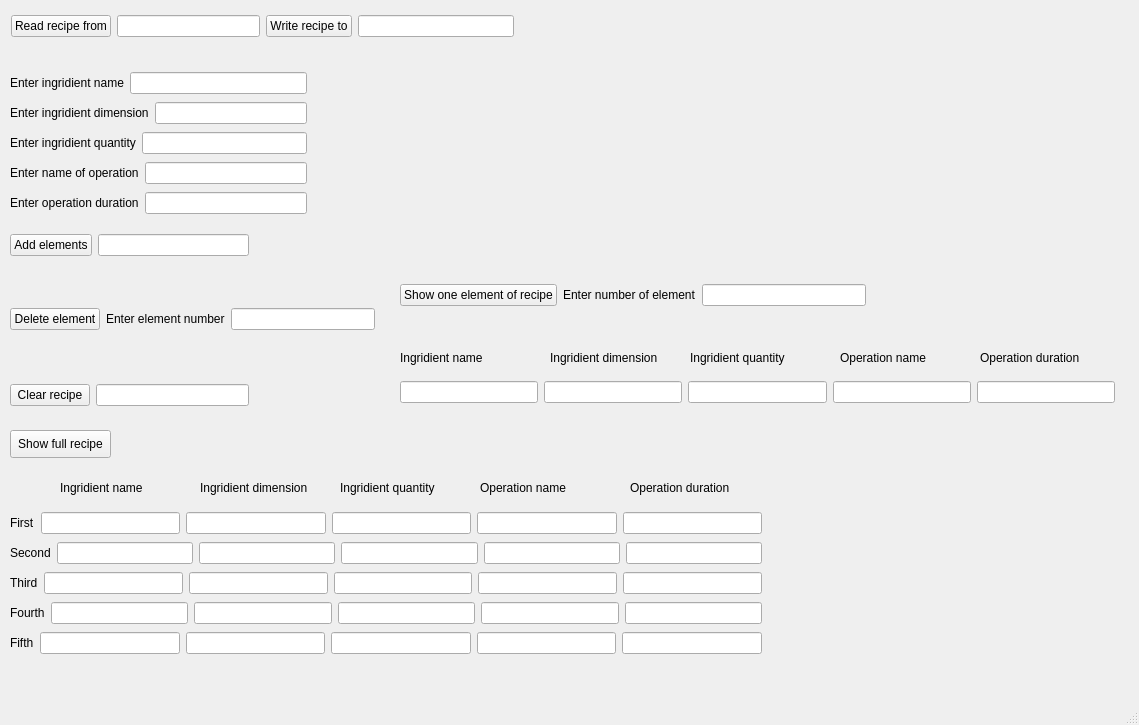
<?xml version="1.0" encoding="UTF-8"?>
<ui version="4.0">
 <class>MainWindow</class>
 <widget class="QMainWindow" name="MainWindow">
  <property name="geometry">
   <rect>
    <x>0</x>
    <y>0</y>
    <width>1139</width>
    <height>725</height>
   </rect>
  </property>
  <property name="windowTitle">
   <string>MainWindow</string>
  </property>
  <widget class="QWidget" name="centralwidget">
   <widget class="QLabel" name="label_26">
    <property name="geometry">
     <rect>
      <x>400</x>
      <y>350</y>
      <width>90</width>
      <height>16</height>
     </rect>
    </property>
    <property name="text">
     <string>Ingridient name</string>
    </property>
   </widget>
   <widget class="QLabel" name="label_23">
    <property name="geometry">
     <rect>
      <x>550</x>
      <y>350</y>
      <width>116</width>
      <height>16</height>
     </rect>
    </property>
    <property name="text">
     <string>Ingridient dimension</string>
    </property>
   </widget>
   <widget class="QLabel" name="label_27">
    <property name="geometry">
     <rect>
      <x>690</x>
      <y>350</y>
      <width>103</width>
      <height>16</height>
     </rect>
    </property>
    <property name="text">
     <string>Ingridient quantity</string>
    </property>
   </widget>
   <widget class="QLabel" name="label_24">
    <property name="geometry">
     <rect>
      <x>840</x>
      <y>350</y>
      <width>92</width>
      <height>16</height>
     </rect>
    </property>
    <property name="text">
     <string>Operation name</string>
    </property>
   </widget>
   <widget class="QLabel" name="label_28">
    <property name="geometry">
     <rect>
      <x>980</x>
      <y>350</y>
      <width>107</width>
      <height>16</height>
     </rect>
    </property>
    <property name="text">
     <string>Operation duration</string>
    </property>
   </widget>
   <widget class="QPushButton" name="pushButton_6">
    <property name="geometry">
     <rect>
      <x>10</x>
      <y>430</y>
      <width>101</width>
      <height>28</height>
     </rect>
    </property>
    <property name="text">
     <string>Show full recipe</string>
    </property>
   </widget>
   <widget class="QLabel" name="label_7">
    <property name="geometry">
     <rect>
      <x>60</x>
      <y>480</y>
      <width>90</width>
      <height>16</height>
     </rect>
    </property>
    <property name="text">
     <string>Ingridient name</string>
    </property>
   </widget>
   <widget class="QLabel" name="label_8">
    <property name="geometry">
     <rect>
      <x>200</x>
      <y>480</y>
      <width>116</width>
      <height>16</height>
     </rect>
    </property>
    <property name="text">
     <string>Ingridient dimension</string>
    </property>
   </widget>
   <widget class="QLabel" name="label_9">
    <property name="geometry">
     <rect>
      <x>340</x>
      <y>480</y>
      <width>103</width>
      <height>16</height>
     </rect>
    </property>
    <property name="text">
     <string>Ingridient quantity</string>
    </property>
   </widget>
   <widget class="QLabel" name="label_10">
    <property name="geometry">
     <rect>
      <x>480</x>
      <y>480</y>
      <width>92</width>
      <height>16</height>
     </rect>
    </property>
    <property name="text">
     <string>Operation name</string>
    </property>
   </widget>
   <widget class="QLabel" name="label_11">
    <property name="geometry">
     <rect>
      <x>630</x>
      <y>480</y>
      <width>107</width>
      <height>16</height>
     </rect>
    </property>
    <property name="text">
     <string>Operation duration</string>
    </property>
   </widget>
   <widget class="QWidget" name="">
    <property name="geometry">
     <rect>
      <x>10</x>
      <y>380</y>
      <width>239</width>
      <height>30</height>
     </rect>
    </property>
    <layout class="QHBoxLayout" name="horizontalLayout_11">
     <item>
      <widget class="QPushButton" name="pushButton_5">
       <property name="text">
        <string>Clear recipe</string>
       </property>
      </widget>
     </item>
     <item>
      <widget class="QLineEdit" name="lineEdit_10">
       <property name="readOnly">
        <bool>true</bool>
       </property>
      </widget>
     </item>
    </layout>
   </widget>
   <widget class="QWidget" name="">
    <property name="geometry">
     <rect>
      <x>10</x>
      <y>280</y>
      <width>365</width>
      <height>78</height>
     </rect>
    </property>
    <layout class="QHBoxLayout" name="horizontalLayout_10">
     <item>
      <widget class="QPushButton" name="pushButton_4">
       <property name="text">
        <string>Delete element</string>
       </property>
      </widget>
     </item>
     <item>
      <widget class="QLabel" name="label_6">
       <property name="text">
        <string>Enter element number</string>
       </property>
      </widget>
     </item>
     <item>
      <widget class="QLineEdit" name="lineEdit_9"/>
     </item>
    </layout>
   </widget>
   <widget class="QWidget" name="">
    <property name="geometry">
     <rect>
      <x>10</x>
      <y>70</y>
      <width>297</width>
      <height>150</height>
     </rect>
    </property>
    <layout class="QVBoxLayout" name="verticalLayout">
     <item>
      <layout class="QHBoxLayout" name="horizontalLayout_3">
       <item>
        <widget class="QLabel" name="label">
         <property name="text">
          <string>Enter ingridient name</string>
         </property>
        </widget>
       </item>
       <item>
        <widget class="QLineEdit" name="lineEdit_3"/>
       </item>
      </layout>
     </item>
     <item>
      <layout class="QHBoxLayout" name="horizontalLayout_4">
       <item>
        <widget class="QLabel" name="label_2">
         <property name="text">
          <string>Enter ingridient dimension</string>
         </property>
        </widget>
       </item>
       <item>
        <widget class="QLineEdit" name="lineEdit_4"/>
       </item>
      </layout>
     </item>
     <item>
      <layout class="QHBoxLayout" name="horizontalLayout_5">
       <item>
        <widget class="QLabel" name="label_3">
         <property name="text">
          <string>Enter ingridient quantity</string>
         </property>
        </widget>
       </item>
       <item>
        <widget class="QLineEdit" name="lineEdit_5"/>
       </item>
      </layout>
     </item>
     <item>
      <layout class="QHBoxLayout" name="horizontalLayout_6">
       <item>
        <widget class="QLabel" name="label_4">
         <property name="text">
          <string>Enter name of operation</string>
         </property>
        </widget>
       </item>
       <item>
        <widget class="QLineEdit" name="lineEdit_6"/>
       </item>
      </layout>
     </item>
     <item>
      <layout class="QHBoxLayout" name="horizontalLayout_7">
       <item>
        <widget class="QLabel" name="label_5">
         <property name="text">
          <string>Enter operation duration</string>
         </property>
        </widget>
       </item>
       <item>
        <widget class="QLineEdit" name="lineEdit_7"/>
       </item>
      </layout>
     </item>
    </layout>
   </widget>
   <widget class="QWidget" name="">
    <property name="geometry">
     <rect>
      <x>400</x>
      <y>280</y>
      <width>466</width>
      <height>30</height>
     </rect>
    </property>
    <layout class="QHBoxLayout" name="horizontalLayout_18">
     <item>
      <widget class="QPushButton" name="pushButton_7">
       <property name="text">
        <string>Show one element of recipe</string>
       </property>
      </widget>
     </item>
     <item>
      <widget class="QLabel" name="label_25">
       <property name="text">
        <string>Enter number of element</string>
       </property>
      </widget>
     </item>
     <item>
      <widget class="QLineEdit" name="lineEdit_36"/>
     </item>
    </layout>
   </widget>
   <widget class="QWidget" name="">
    <property name="geometry">
     <rect>
      <x>10</x>
      <y>510</y>
      <width>752</width>
      <height>150</height>
     </rect>
    </property>
    <layout class="QVBoxLayout" name="verticalLayout_2">
     <item>
      <layout class="QHBoxLayout" name="horizontalLayout_12">
       <item>
        <widget class="QLabel" name="label_12">
         <property name="text">
          <string>First</string>
         </property>
        </widget>
       </item>
       <item>
        <widget class="QLineEdit" name="lineEdit_11">
         <property name="readOnly">
          <bool>true</bool>
         </property>
        </widget>
       </item>
       <item>
        <widget class="QLineEdit" name="lineEdit_12">
         <property name="readOnly">
          <bool>true</bool>
         </property>
        </widget>
       </item>
       <item>
        <widget class="QLineEdit" name="lineEdit_13">
         <property name="readOnly">
          <bool>true</bool>
         </property>
        </widget>
       </item>
       <item>
        <widget class="QLineEdit" name="lineEdit_14">
         <property name="readOnly">
          <bool>true</bool>
         </property>
        </widget>
       </item>
       <item>
        <widget class="QLineEdit" name="lineEdit_15">
         <property name="readOnly">
          <bool>true</bool>
         </property>
        </widget>
       </item>
      </layout>
     </item>
     <item>
      <layout class="QHBoxLayout" name="horizontalLayout_13">
       <item>
        <widget class="QLabel" name="label_13">
         <property name="text">
          <string>Second</string>
         </property>
        </widget>
       </item>
       <item>
        <widget class="QLineEdit" name="lineEdit_16">
         <property name="readOnly">
          <bool>true</bool>
         </property>
        </widget>
       </item>
       <item>
        <widget class="QLineEdit" name="lineEdit_17">
         <property name="readOnly">
          <bool>true</bool>
         </property>
        </widget>
       </item>
       <item>
        <widget class="QLineEdit" name="lineEdit_18">
         <property name="readOnly">
          <bool>true</bool>
         </property>
        </widget>
       </item>
       <item>
        <widget class="QLineEdit" name="lineEdit_19">
         <property name="readOnly">
          <bool>true</bool>
         </property>
        </widget>
       </item>
       <item>
        <widget class="QLineEdit" name="lineEdit_20">
         <property name="readOnly">
          <bool>true</bool>
         </property>
        </widget>
       </item>
      </layout>
     </item>
     <item>
      <layout class="QHBoxLayout" name="horizontalLayout_14">
       <item>
        <widget class="QLabel" name="label_14">
         <property name="text">
          <string>Third</string>
         </property>
        </widget>
       </item>
       <item>
        <widget class="QLineEdit" name="lineEdit_21">
         <property name="readOnly">
          <bool>true</bool>
         </property>
        </widget>
       </item>
       <item>
        <widget class="QLineEdit" name="lineEdit_22">
         <property name="readOnly">
          <bool>true</bool>
         </property>
        </widget>
       </item>
       <item>
        <widget class="QLineEdit" name="lineEdit_23">
         <property name="readOnly">
          <bool>true</bool>
         </property>
        </widget>
       </item>
       <item>
        <widget class="QLineEdit" name="lineEdit_24">
         <property name="readOnly">
          <bool>true</bool>
         </property>
        </widget>
       </item>
       <item>
        <widget class="QLineEdit" name="lineEdit_25">
         <property name="readOnly">
          <bool>true</bool>
         </property>
        </widget>
       </item>
      </layout>
     </item>
     <item>
      <layout class="QHBoxLayout" name="horizontalLayout_15">
       <item>
        <widget class="QLabel" name="label_15">
         <property name="text">
          <string>Fourth</string>
         </property>
        </widget>
       </item>
       <item>
        <widget class="QLineEdit" name="lineEdit_26">
         <property name="readOnly">
          <bool>true</bool>
         </property>
        </widget>
       </item>
       <item>
        <widget class="QLineEdit" name="lineEdit_27">
         <property name="readOnly">
          <bool>true</bool>
         </property>
        </widget>
       </item>
       <item>
        <widget class="QLineEdit" name="lineEdit_28">
         <property name="readOnly">
          <bool>true</bool>
         </property>
        </widget>
       </item>
       <item>
        <widget class="QLineEdit" name="lineEdit_29">
         <property name="readOnly">
          <bool>true</bool>
         </property>
        </widget>
       </item>
       <item>
        <widget class="QLineEdit" name="lineEdit_30">
         <property name="readOnly">
          <bool>true</bool>
         </property>
        </widget>
       </item>
      </layout>
     </item>
     <item>
      <layout class="QHBoxLayout" name="horizontalLayout_16">
       <item>
        <widget class="QLabel" name="label_16">
         <property name="text">
          <string>Fifth</string>
         </property>
        </widget>
       </item>
       <item>
        <widget class="QLineEdit" name="lineEdit_31">
         <property name="readOnly">
          <bool>true</bool>
         </property>
        </widget>
       </item>
       <item>
        <widget class="QLineEdit" name="lineEdit_32">
         <property name="readOnly">
          <bool>true</bool>
         </property>
        </widget>
       </item>
       <item>
        <widget class="QLineEdit" name="lineEdit_33">
         <property name="readOnly">
          <bool>true</bool>
         </property>
        </widget>
       </item>
       <item>
        <widget class="QLineEdit" name="lineEdit_34">
         <property name="readOnly">
          <bool>true</bool>
         </property>
        </widget>
       </item>
       <item>
        <widget class="QLineEdit" name="lineEdit_35">
         <property name="readOnly">
          <bool>true</bool>
         </property>
        </widget>
       </item>
      </layout>
     </item>
    </layout>
   </widget>
   <widget class="QWidget" name="">
    <property name="geometry">
     <rect>
      <x>400</x>
      <y>380</y>
      <width>715</width>
      <height>24</height>
     </rect>
    </property>
    <layout class="QHBoxLayout" name="horizontalLayout_17">
     <item>
      <widget class="QLineEdit" name="lineEdit_37">
       <property name="readOnly">
        <bool>true</bool>
       </property>
      </widget>
     </item>
     <item>
      <widget class="QLineEdit" name="lineEdit_38">
       <property name="readOnly">
        <bool>true</bool>
       </property>
      </widget>
     </item>
     <item>
      <widget class="QLineEdit" name="lineEdit_39">
       <property name="readOnly">
        <bool>true</bool>
       </property>
      </widget>
     </item>
     <item>
      <widget class="QLineEdit" name="lineEdit_40">
       <property name="readOnly">
        <bool>true</bool>
       </property>
      </widget>
     </item>
     <item>
      <widget class="QLineEdit" name="lineEdit_41">
       <property name="readOnly">
        <bool>true</bool>
       </property>
      </widget>
     </item>
    </layout>
   </widget>
   <widget class="QWidget" name="">
    <property name="geometry">
     <rect>
      <x>11</x>
      <y>10</y>
      <width>503</width>
      <height>32</height>
     </rect>
    </property>
    <layout class="QHBoxLayout" name="horizontalLayout_19">
     <item>
      <layout class="QHBoxLayout" name="horizontalLayout">
       <item>
        <widget class="QPushButton" name="pushButton">
         <property name="text">
          <string>Read recipe from</string>
         </property>
        </widget>
       </item>
       <item>
        <widget class="QLineEdit" name="lineEdit">
         <property name="readOnly">
          <bool>true</bool>
         </property>
        </widget>
       </item>
      </layout>
     </item>
     <item>
      <layout class="QHBoxLayout" name="horizontalLayout_2">
       <item>
        <widget class="QPushButton" name="pushButton_2">
         <property name="text">
          <string>Write recipe to</string>
         </property>
        </widget>
       </item>
       <item>
        <widget class="QLineEdit" name="lineEdit_2">
         <property name="readOnly">
          <bool>true</bool>
         </property>
        </widget>
       </item>
      </layout>
     </item>
    </layout>
   </widget>
   <widget class="QWidget" name="">
    <property name="geometry">
     <rect>
      <x>10</x>
      <y>230</y>
      <width>239</width>
      <height>30</height>
     </rect>
    </property>
    <layout class="QHBoxLayout" name="horizontalLayout_9">
     <item>
      <widget class="QPushButton" name="pushButton_3">
       <property name="text">
        <string>Add elements</string>
       </property>
      </widget>
     </item>
     <item>
      <widget class="QLineEdit" name="lineEdit_8"/>
     </item>
    </layout>
   </widget>
  </widget>
  <widget class="QMenuBar" name="menubar">
   <property name="geometry">
    <rect>
     <x>0</x>
     <y>0</y>
     <width>1139</width>
     <height>26</height>
    </rect>
   </property>
  </widget>
  <widget class="QStatusBar" name="statusbar"/>
 </widget>
 <resources/>
 <connections/>
</ui>
